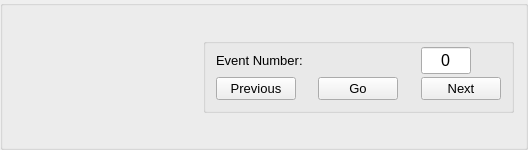
       <widget class="QGroupBox" name="groupBox">
        <property name="sizePolicy">
         <sizepolicy hsizetype="Expanding" vsizetype="Fixed">
          <horstretch>0</horstretch>
          <verstretch>0</verstretch>
         </sizepolicy>
        </property>
        <property name="minimumSize">
         <size>
          <width>150</width>
          <height>150</height>
         </size>
        </property>
        <property name="maximumSize">
         <size>
          <width>16777215</width>
          <height>150</height>
         </size>
        </property>
        <property name="layoutDirection">
         <enum>Qt::LeftToRight</enum>
        </property>
        <property name="alignment">
         <set>Qt::AlignLeading|Qt::AlignLeft|Qt::AlignVCenter</set>
        </property>
        <layout class="QGridLayout" name="gridLayout_11">
         <item row="3" column="0" colspan="2">
          <widget class="QLabel" name="file_label">
           <property name="sizePolicy">
            <sizepolicy hsizetype="Expanding" vsizetype="Fixed">
             <horstretch>0</horstretch>
             <verstretch>0</verstretch>
            </sizepolicy>
           </property>
           <property name="minimumSize">
            <size>
             <width>500</width>
             <height>10</height>
            </size>
           </property>
           <property name="maximumSize">
            <size>
             <width>3000</width>
             <height>10</height>
            </size>
           </property>
           <property name="font">
            <font>
             <family>Arial</family>
             <pointsize>10</pointsize>
             <weight>50</weight>
             <bold>false</bold>
            </font>
           </property>
           <property name="text">
            <string/>
           </property>
          </widget>
         </item>
         <item row="0" column="1">
          <widget class="QGroupBox" name="event_selector">
           <property name="sizePolicy">
            <sizepolicy hsizetype="Fixed" vsizetype="Fixed">
             <horstretch>0</horstretch>
             <verstretch>0</verstretch>
            </sizepolicy>
           </property>
           <property name="minimumSize">
            <size>
             <width>225</width>
             <height>75</height>
            </size>
           </property>
           <property name="maximumSize">
            <size>
             <width>16777215</width>
             <height>50</height>
            </size>
           </property>
           <property name="alignment">
            <set>Qt::AlignCenter</set>
           </property>
           <layout class="QVBoxLayout" name="event_selector_layout">
            <property name="leftMargin">
             <number>5</number>
            </property>
            <property name="topMargin">
             <number>0</number>
            </property>
            <property name="rightMargin">
             <number>5</number>
            </property>
            <property name="bottomMargin">
             <number>5</number>
            </property>
            <item>
             <layout class="QGridLayout" name="gridLayout">
              <property name="sizeConstraint">
               <enum>QLayout::SetDefaultConstraint</enum>
              </property>
              <property name="leftMargin">
               <number>5</number>
              </property>
              <property name="rightMargin">
               <number>5</number>
              </property>
              <property name="bottomMargin">
               <number>5</number>
              </property>
              <property name="horizontalSpacing">
               <number>5</number>
              </property>
              <property name="verticalSpacing">
               <number>0</number>
              </property>
              <item row="1" column="1">
               <widget class="QPushButton" name="previous_event_button">
                <property name="sizePolicy">
                 <sizepolicy hsizetype="Fixed" vsizetype="Fixed">
                  <horstretch>0</horstretch>
                  <verstretch>0</verstretch>
                 </sizepolicy>
                </property>
                <property name="minimumSize">
                 <size>
                  <width>0</width>
                  <height>5</height>
                 </size>
                </property>
                <property name="maximumSize">
                 <size>
                  <width>16777215</width>
                  <height>40</height>
                 </size>
                </property>
                <property name="font">
                 <font>
                  <family>Arial</family>
                  <pointsize>10</pointsize>
                  <weight>50</weight>
                  <bold>false</bold>
                 </font>
                </property>
                <property name="text">
                 <string>Previous</string>
                </property>
               </widget>
              </item>
              <item row="1" column="3">
               <widget class="QPushButton" name="next_event_button">
                <property name="sizePolicy">
                 <sizepolicy hsizetype="Fixed" vsizetype="Fixed">
                  <horstretch>0</horstretch>
                  <verstretch>0</verstretch>
                 </sizepolicy>
                </property>
                <property name="minimumSize">
                 <size>
                  <width>0</width>
                  <height>5</height>
                 </size>
                </property>
                <property name="maximumSize">
                 <size>
                  <width>16777215</width>
                  <height>40</height>
                 </size>
                </property>
                <property name="font">
                 <font>
                  <family>Arial</family>
                  <pointsize>10</pointsize>
                  <weight>50</weight>
                  <bold>false</bold>
                 </font>
                </property>
                <property name="text">
                 <string>Next</string>
                </property>
               </widget>
              </item>
              <item row="1" column="2" alignment="Qt::AlignHCenter">
               <widget class="QPushButton" name="go_event_button">
                <property name="sizePolicy">
                 <sizepolicy hsizetype="Fixed" vsizetype="Fixed">
                  <horstretch>0</horstretch>
                  <verstretch>0</verstretch>
                 </sizepolicy>
                </property>
                <property name="minimumSize">
                 <size>
                  <width>0</width>
                  <height>5</height>
                 </size>
                </property>
                <property name="maximumSize">
                 <size>
                  <width>16777215</width>
                  <height>40</height>
                 </size>
                </property>
                <property name="font">
                 <font>
                  <family>Arial</family>
                  <pointsize>10</pointsize>
                  <weight>50</weight>
                  <bold>false</bold>
                 </font>
                </property>
                <property name="layoutDirection">
                 <enum>Qt::LeftToRight</enum>
                </property>
                <property name="text">
                 <string>Go</string>
                </property>
               </widget>
              </item>
              <item row="0" column="3">
               <widget class="QLineEdit" name="event_number_entry">
                <property name="sizePolicy">
                 <sizepolicy hsizetype="Fixed" vsizetype="Fixed">
                  <horstretch>0</horstretch>
                  <verstretch>0</verstretch>
                 </sizepolicy>
                </property>
                <property name="minimumSize">
                 <size>
                  <width>50</width>
                  <height>0</height>
                 </size>
                </property>
                <property name="maximumSize">
                 <size>
                  <width>50</width>
                  <height>16777215</height>
                 </size>
                </property>
                <property name="font">
                 <font>
                  <family>Arial</family>
                  <pointsize>12</pointsize>
                 </font>
                </property>
                <property name="text">
                 <string>0</string>
                </property>
                <property name="alignment">
                 <set>Qt::AlignCenter</set>
                </property>
               </widget>
              </item>
              <item row="0" column="1" colspan="2">
               <widget class="QLabel" name="label_4">
                <property name="enabled">
                 <bool>true</bool>
                </property>
                <property name="sizePolicy">
                 <sizepolicy hsizetype="Fixed" vsizetype="Expanding">
                  <horstretch>0</horstretch>
                  <verstretch>0</verstretch>
                 </sizepolicy>
                </property>
                <property name="minimumSize">
                 <size>
                  <width>200</width>
                  <height>0</height>
                 </size>
                </property>
                <property name="maximumSize">
                 <size>
                  <width>16777215</width>
                  <height>40</height>
                 </size>
                </property>
                <property name="font">
                 <font>
                  <family>Arial</family>
                  <pointsize>10</pointsize>
                  <weight>50</weight>
                  <bold>false</bold>
                 </font>
                </property>
                <property name="text">
                 <string>Event Number:</string>
                </property>
               </widget>
              </item>
             </layout>
            </item>
           </layout>
          </widget>
         </item>
        </layout>
       </widget>
